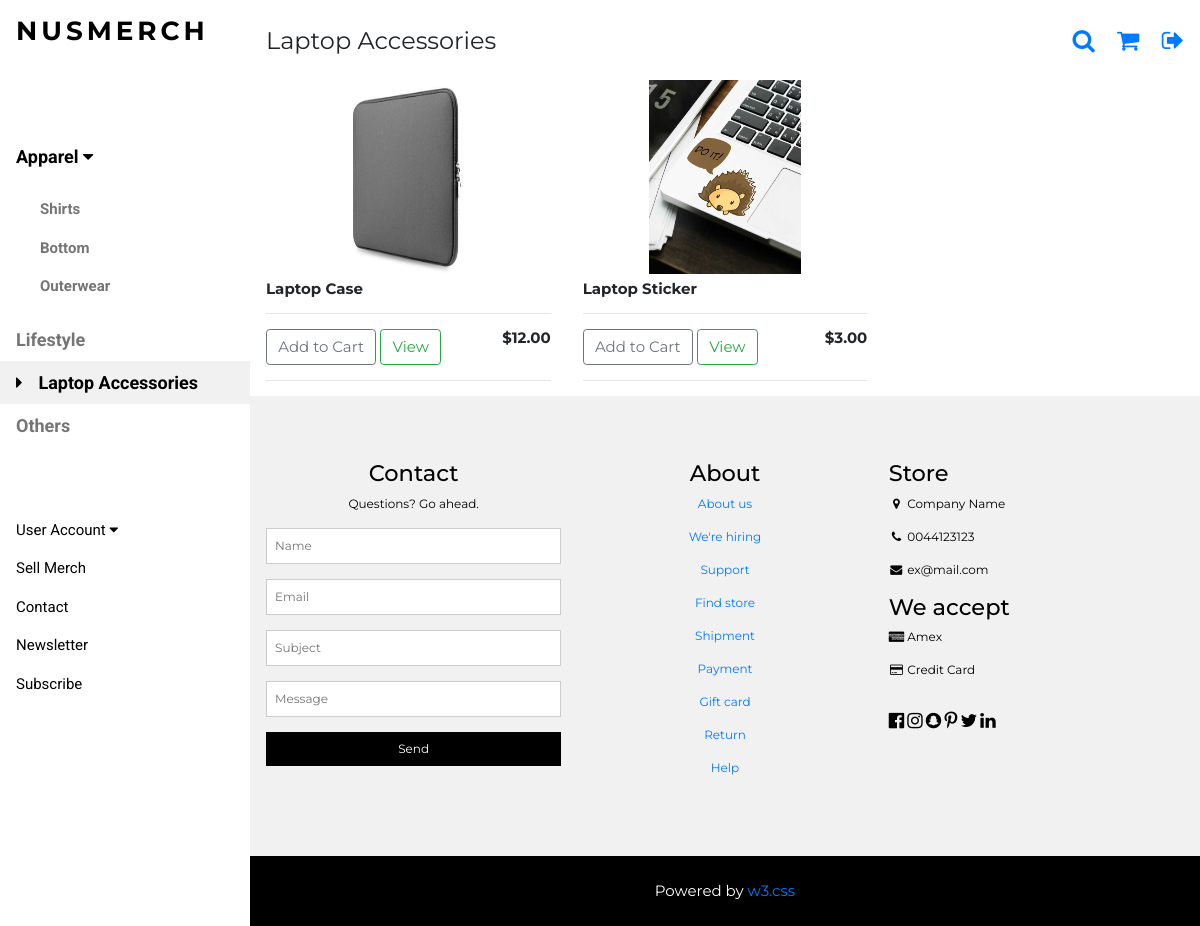
Before: /laptop/ with the older database file.
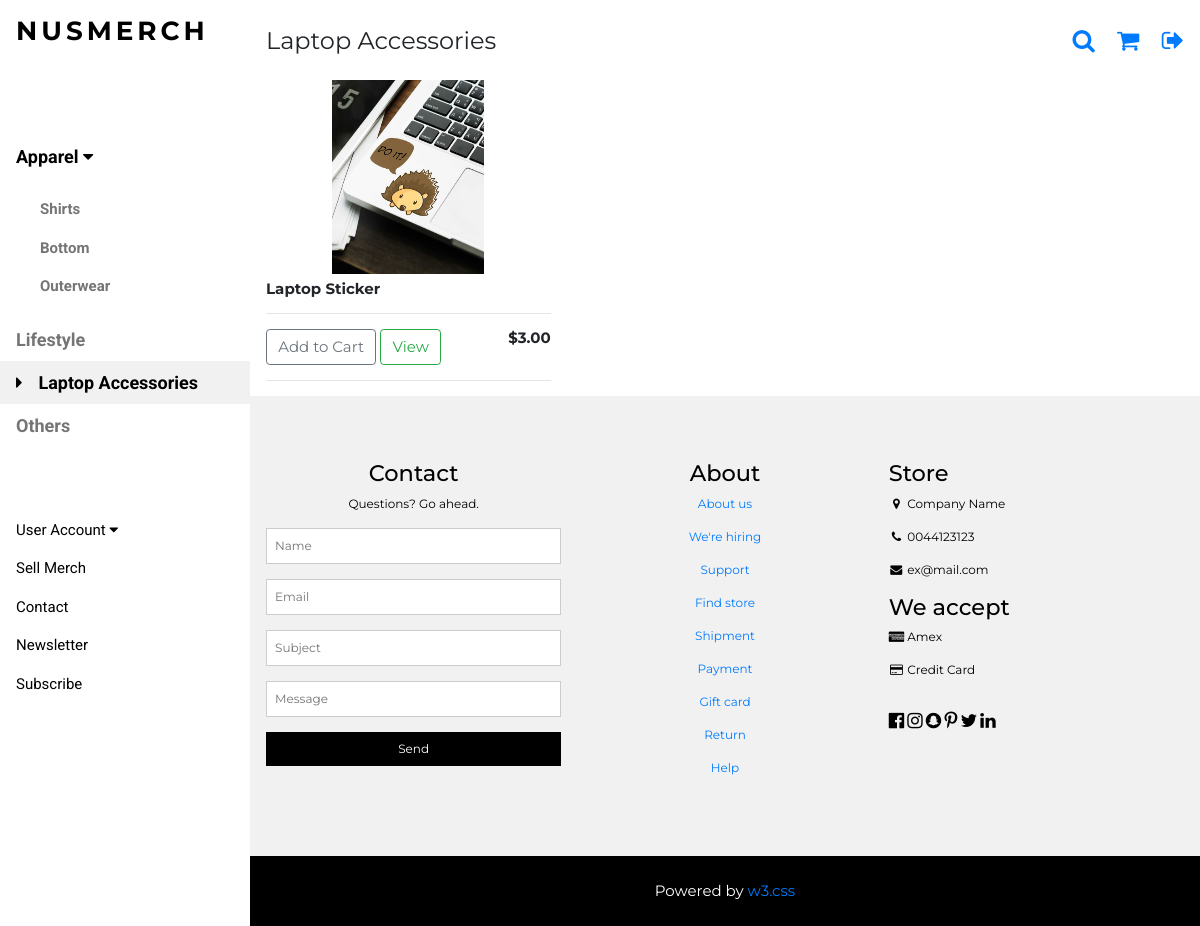
After: the same page with the newer database file.
### nusmerch/models.py (models this page shows, shortened)
class Product(models.Model):
	cat = [
    ('Shirt', 'Shirt'),
    ('Outerwear', 'Outerwear'),
   	('Bottom', 'Bottom'),
   	('Laptop Accessories', 'Laptop Accessories'),
	('Lifestyle', 'Lifestyle'),
   	('Others', 'Others'),
   	]
	filter_type = [
		('NO', 'NO'),
		('YES', 'YES'),
	]
	faculty_types = [
		('FASS', 'Arts and Social Sciences'),
		('BIZ', 'Business'),
		('COM', 'Computing'),
		('DEN', 'Dentistry'),
		('SDE', 'Design and Environment'),
		('ENG', 'Engineering'),
		('LAW', 'Law'),
		('MED', 'Medicine'),
		('SCI', 'Science'),
	]
	Campus_Residential = [
		('TH', 'Temasek Hall'),
		('EH', 'Eusoff Hall'),
		('SH', 'Sheares Hall'),
		('RH', 'Raffles Hall'),
		('KR', 'Kent Ridge Hall'),
		('TEM', 'Tembusu'),
		('RVRC', 'Ridge View Residences'),
		('CAPT', 'College of Alice and Peter Tan'),
		('USP', 'University Scholars Programme'),
		('RC4', 'Residential College 4'),
		('NIL', 'Do Not Stay On Campus'),
	]
	name_of_MERCH = models.CharField(max_length=200,null=True)
	price = models.DecimalField(decimal_places=2,max_digits=5)
	organisation = models.CharField(max_length=200,null=True)
	category = models.CharField(max_length=200,null=True,choices=cat)
	filter = models.CharField(max_length=200,null=True,choices=filter_type, default='NO')
	filter_faculty = models.CharField('Filter(Faculty)*', max_length=200, null=True, blank=True, choices=faculty_types)
	filter_matric = models.CharField('Filter(Matric)*',max_length=10000, null = True, blank=True)
	filter_email = models.CharField('Filter(Email)*',max_length=10000, null = True, blank=True)
	filter_campus = models.CharField('Filter(Campus)*', max_length=200, null = True, blank=True, choices=Campus_Residential)
	form = models.URLField(max_length=200)
	image = models.ImageField('Image**', upload_to='media',null=True)
	user = models.ForeignKey(userInfo, on_delete=models.SET_NULL,blank=True,null=True)

### nusmerch/views.py (the view)
# urls.py: url(r'^laptop/$',views.laptop,name='laptop'),
def laptop(request):
    products = Product.objects.filter(category = "Laptop Accessories")
    if request.user.is_authenticated:
        user = request.user
        profile = userInfo.objects.get(user=user)
        pdt_nil = products.filter(filter = "NO")
        pdt_faculty = products.filter(filter_faculty = profile.faculty)
        pdt_email = products.filter(filter_email__icontains = profile.email)
        pdt_matric = products.filter(filter_matric__icontains = profile.matric)
        pdt_campus = products.filter(filter_campus=profile.campus_residential_type)
        products = pdt_faculty | pdt_campus | pdt_nil | pdt_matric | pdt_email
    else:
        products = products
    context = {'products':products}
    return render(request, "nusmerch/laptop.html", context)

### nusmerch/templates/nusmerch/laptop.html (shortened to what this page needs)
{% extends "nusmerch/merch.html" %}
{% load static %}
{% block head %}
    <p class="w3-left">Laptop Accessories</p>
{% endblock %}
{% block menu %}
<nav class="w3-sidebar w3-bar-block w3-white w3-collapse w3-top" style="z-index:3;width:250px" id="mySidebar">
  <div class="w3-container w3-display-container w3-padding-16">
    <h3 class="w3-wide"><b>NUSMERCH</b></h3>
  </div>
  <div class="w3-padding-64 w3-large w3-text-grey" style="font-weight:bold">
      <a onclick="myAccFunc()" href="javascript:void(0)" class="w3-button w3-block w3-white w3-left-align" id="myBtn">
      Apparel  <i class="fa fa-caret-down"></i>
    </a>
    <div id="demoAcc" class="w3-bar-block w3-hide w3-padding-large w3-medium">
      <a href="/shirt/" class="w3-bar-item w3-button">Shirts</a>
      <a href="/bottom/" class="w3-bar-item w3-button">Bottom</a>
      <a href="/outerwear/" class="w3-bar-item w3-button">Outerwear</a>
    </div>
    <a href="/lifestyle/" class="w3-bar-item w3-button">Lifestyle</a>
    <a href="/laptop/" class="w3-bar-item w3-button w3-light-grey"><i class="fa fa-caret-right w3-margin-right"></i>Laptop Accessories</a>
    <a href="/others/" class="w3-bar-item w3-button">Others</a>
  </div>
    <a onclick="myAccFunc2()" href="javascript:void(0)" class="w3-button w3-block w3-white w3-left-align" id="myBtn">
      User Account  <i class="fa fa-caret-down"></i>
    </a>
  <a href="/sell_merch/" class="w3-bar-item w3-button w3-padding">Sell Merch</a>
    <a href="#footer" class="w3-bar-item w3-button w3-padding">Contact</a>
  <a href="javascript:void(0)" class="w3-bar-item w3-button w3-padding" onclick="document.getElementById('newsletter').style.display='block'">Newsletter</a>
  <a href="#footer"  class="w3-bar-item w3-button w3-padding">Subscribe</a>
</nav>
{% endblock %}
{% block product %}
  <div class="w3-row">
    {% for product in products %}
    <div class="w3-col l4 s4">
      <img class="item center thumbnail" src="{{ product.image.url }}">
      <div class="w3-container">
        <h6><strong>{{product.name_of_MERCH}}</strong></h6>
        <hr>
        <button data-product={{product.id}} data-action="add" class="btn btn-outline-secondary add-btn update-cart" href="javascript:void(0)" onclick="document.getElementById('cart').style.display='block'">Add to Cart</button>
        <a class="btn btn-outline-success" href="/product/">View</a>
        <h6 style="display: inline-block; float: right"><strong>${{product.price|floatformat:2}}</strong></h6>
        <hr>
      </div>
    </div>
    {% endfor %}
  </div>
{% endblock %}

Changed rows visible on the page:
removed Product: image (picture), name_of_MERCH "Laptop Case", price "12.00"
